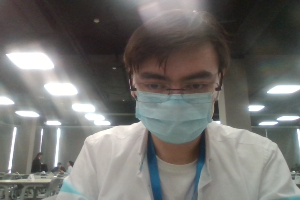
#> input picture media/face_id/face.png, 300 x 200 px
$ python -i faceid_utils.py   (imports and definitions only)
#> lines starting #> are read from the running program, lines starting #| are printed output that depends on the picture
import base64
import hashlib
import uuid
from io import BytesIO
from django.core.files.base import ContentFile


def decode_base64_image(image_data):
    if not image_data or ';base64,' not in image_data:
        raise ValueError('Rasm base64 formatda kelmadi')
    header, imgstr = image_data.split(';base64,', 1)
    ext = header.split('/')[-1].split(';')[0] or 'png'
    binary = base64.b64decode(imgstr)
    return ContentFile(binary, name=f'face_{uuid.uuid4()}.{ext}'), binary


def face_hash_from_binary(binary):
    """Hackathon uchun yengil demo FaceID hash. Pillow bo'lsa average-hash ishlaydi, bo'lmasa sha256 ishlatiladi."""
    try:
        from PIL import Image
        img = Image.open(BytesIO(binary)).convert('L').resize((8, 8))
        pixels = list(img.getdata())
        avg = sum(pixels) / len(pixels)
        return ''.join('1' if p > avg else '0' for p in pixels)
    except Exception:
        return hashlib.sha256(binary).hexdigest()


def hash_distance(h1, h2):
    if not h1 or not h2:
        return 999
    if len(h1) == len(h2) and set(h1 + h2) <= {'0', '1'}:
        return sum(a != b for a, b in zip(h1, h2))
    return 0 if h1 == h2 else 999


def verify_face(stored_hash, new_hash, threshold=22):
    return hash_distance(stored_hash, new_hash) <= threshold

>>> import cv2
>>> picture = cv2.imread('../media/face_id/face.png', cv2.IMREAD_GRAYSCALE)
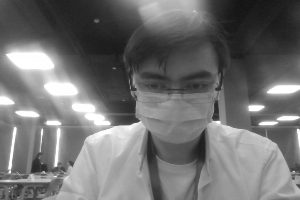
#> picture: shape (200, 300); min 19, max 255, mean 113.1
#> (the run stopped early here; a loop or call above may not have finished)
